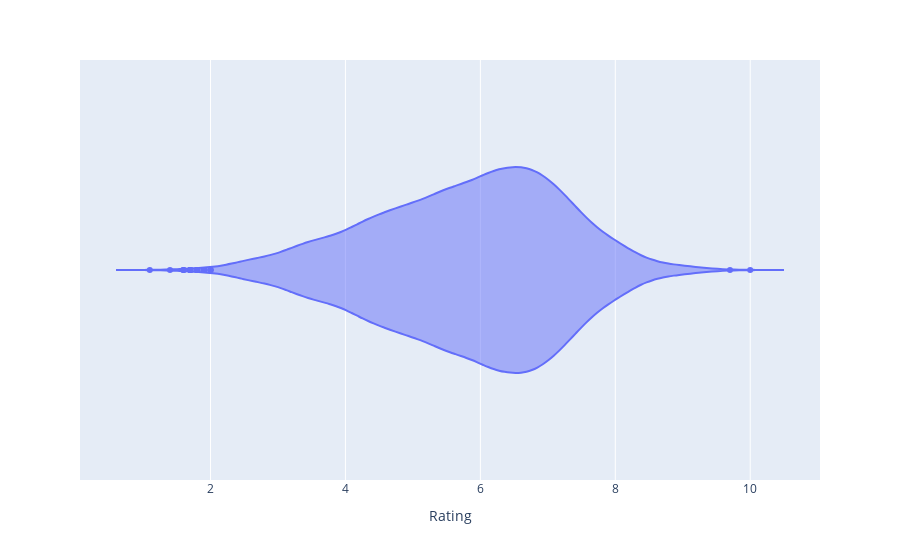

Notebook cell for this chart:
### Code cell
iplot(px.violin(data_frame=df,x="Rating"))

### Figure 1 — Plotly figure (JSON) as saved in the notebook; plotly's stock layout.template omitted (floating-point values rounded to 4 significant figures; data arrays with more than 128 entries replaced by an {"elided": "..."} marker saying what was removed)
{"data": [{"alignmentgroup": "True", "box": {"visible": false}, "hovertemplate": "Rating=%{x}<extra></extra>", "legendgroup": "", "marker": {"color": "#636efa"}, "name": "", "offsetgroup": "", "orientation": "h", "scalegroup": "True", "showlegend": false, "type": "violin", "x": {"elided": "15503 float values"}, "x0": " ", "xaxis": "x", "y0": " ", "yaxis": "y"}], "layout": {"autosize": true, "legend": {"tracegroupgap": 0}, "margin": {"t": 60}, "violinmode": "group", "xaxis": {"anchor": "y", "autorange": true, "domain": [0, 1], "range": [0.06556, 11.03], "title": {"text": "Rating"}, "type": "linear"}, "yaxis": {"anchor": "x", "autorange": true, "domain": [0, 1], "range": [-0.5, 0.5], "type": "category"}}}
